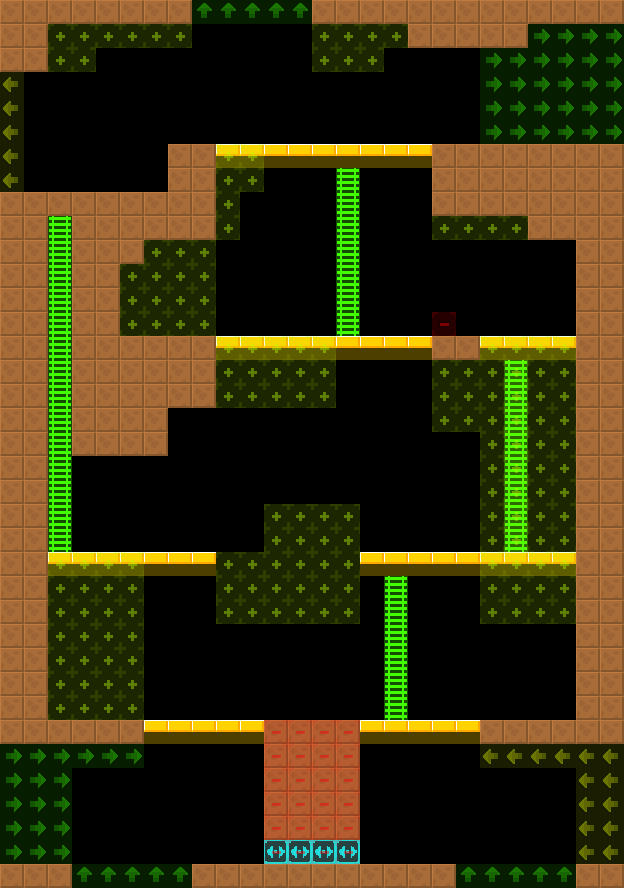

Below is a game level as drawn by its tile map, then a one-line description and the .tmx that defines it (tile-layer data replaced by summaries):
An orthogonal 26x37 tile map with 24x24 px tiles, 2 tile layers (col, lnk), 2 tilesets and 1 object (Door).

<map version="1.4" tiledversion="1.4.2" orientation="orthogonal" renderorder="right-down" width="26" height="37" tilewidth="24" tileheight="24" infinite="0" nextlayerid="4" nextobjectid="8">
 <tileset firstgid="6" source="../../lnk.tsx" />
 <tileset firstgid="1" source="../../col.tsx" />
 <layer id="1" name="col" width="26" height="37">
  <data>[962 cells, 331 non-empty, 4 distinct tile ids]</data>
 </layer>
 <layer id="2" name="lnk" width="26" height="37" opacity="0.5">
  <data>[962 cells, 268 non-empty, 5 distinct tile ids]</data>
 </layer>
 <objectgroup id="3" name="markers" opacity="0.5">
  <object id="1" name="Door" type="Door" x="432" y="312" width="24" height="24">
   <properties>
    <property name="yr" value="0" />
    <property name="xr" value="0" />
   </properties>
  </object>
 </objectgroup>
</map>
